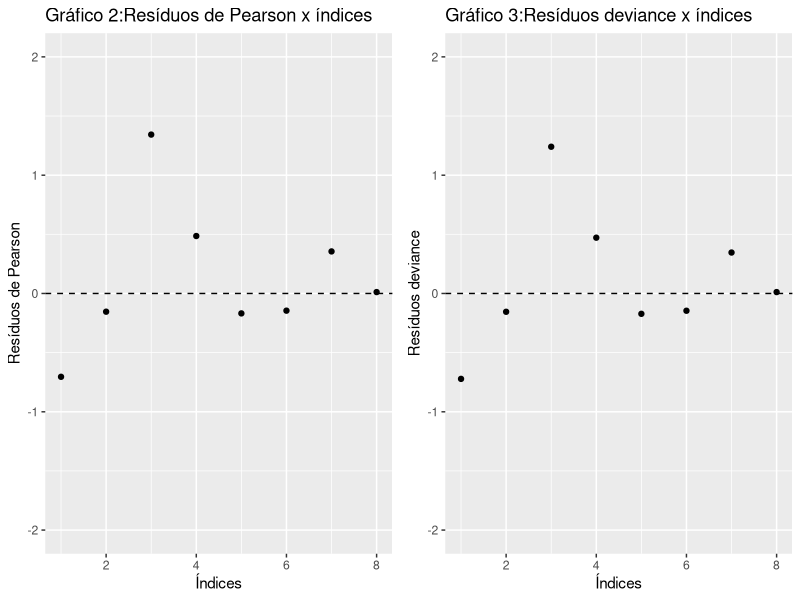

Reproduce this figure in R. (Note: this script raises an error after producing the figure.)
# Lista 4 - categorizados

library(ggplot2)
library(gridExtra)
library(Epi)
library(tidyr)

# dados
data <- read.table("ex1cap7.txt",header = T)

# preparação dos dados para curva ROC
a <- matrix(rep(c(1,0,0,0),rep(17,4)),17,4);b <- matrix(rep(c(0,0,0,0),rep(257,4)),257,4)
c <- matrix(rep(c(1,0,1,0),rep(15,4)),15,4);d <- matrix(rep(c(0,0,1,0),rep(107,4)),107,4)
e <- matrix(rep(c(1,0,0,1),rep(7,4)),7,4);f <- matrix(rep(c(0,0,0,1),rep(52,4)),52,4)
g <- matrix(rep(c(1,0,1,1),rep(5,4)),5,4);h <- matrix(rep(c(0,0,1,1),rep(27,4)),27,4)
i <- matrix(rep(c(1,1,0,0),rep(1,4)),1,4);j <- matrix(rep(c(0,1,0,0),rep(7,4)),7,4)
k <- matrix(rep(c(1,1,1,0),rep(9,4)),9,4);l <- matrix(rep(c(0,1,1,0),rep(30,4)),30,4)
m <- matrix(rep(c(1,1,0,1),rep(3,4)),3,4);n <- matrix(rep(c(0,1,0,1),rep(14,4)),14,4)
o <- matrix(rep(c(1,1,1,1),rep(14,4)),14,4);p <- matrix(rep(c(0,1,1,1),rep(44,4)),44,4)

dados <- as.data.frame(rbind(a,b,c,d,e,f,g,h,i,j,k,l,m,n,o,p))
names(dados) <- c("Y","cat","idade","ecg")

attach(data)

# item a

# Modelo saturado
ajust <- glm(as.matrix(data[,c(1,2)]) ~ cat+idade+ecg+cat*idade+cat*ecg+idade*ecg, family=binomial(link="logit"),data=data)
round(anova(ajust, test="Chisq"),3)

# AIC
glm(as.matrix(data[,c(1,2)]) ~1, family=binomial(link="logit"),data=data)$aic
glm(as.matrix(data[,c(1,2)]) ~ cat, family=binomial(link="logit"),data=data)$aic
glm(as.matrix(data[,c(1,2)]) ~ cat+idade, family=binomial(link="logit"),data=data)$aic
glm(as.matrix(data[,c(1,2)]) ~ cat+idade+ecg, family=binomial(link="logit"),data=data)$aic
glm(as.matrix(data[,c(1,2)]) ~ cat+idade+ecg+cat*idade, family=binomial(link="logit"),data=data)$aic
glm(as.matrix(data[,c(1,2)]) ~ cat+idade+ecg+cat*idade+cat*ecg, family=binomial(link="logit"),data=data)$aic
glm(as.matrix(data[,c(1,2)]) ~ cat+idade+ecg+cat*idade+cat*ecg+idade*ecg, family=binomial(link="logit"),data=data)$aic

# Modelo final
mod.final <- glm(as.matrix(data[,c(1,2)]) ~ cat+idade, family=binomial(link="logit"),data=data)
summary(mod.final)

# Análise de Resíduos
dev <- residuals(mod.final,type='deviance')
QL <- sum(dev^2)
p1 <- (1-pchisq(QL,5))
round(cbind(QL,p1),3)

# Pearson
rpears <- residuals(mod.final,type='pearson')
QP <- sum(rpears^2)
p2 <- (1-pchisq(QP,5))
round(cbind(QP,p2),3)

d1 <- data.frame(x=1:8,y=rpears)
d2 <- data.frame(x=1:8,y=dev)

plot1 <- d1 %>% ggplot(aes(y=rpears,x=1:8)) +
  geom_point() +
  scale_y_continuous(limits = c(-2,2)) +
  geom_hline(yintercept = 0,linetype = "dashed") +
  labs(x="Índices",
       y="Resíduos de Pearson",
       title="Gráfico 2:Resíduos de Pearson x índices")

plot2 <- d2 %>% ggplot(aes(y=dev,x=1:8)) +
  geom_point() +
  scale_y_continuous(limits = c(-2,2)) +
  geom_hline(yintercept = 0,linetype = "dashed") +
  labs(x="Índices",
       y="Resíduos deviance",
       title="Gráfico 3:Resíduos deviance x índices") 

grid.arrange(plot1, plot2, ncol=2)

# Envelope

envelope <- function(mod.final,link="logit"){
  X <- model.matrix(mod.final)
  k <- nrow(X)
  e <- matrix(0,k,100)
  tot <- numeric(k)
  w <- mod.final$weights
  W <- diag(w)
  H <- solve(t(X)%*%W%*%X)
  H <- sqrt(W)%*%X%*%H%*%t(X)%*%sqrt(W)
  h <- diag(H)
  td <- sort(resid(mod.final, type="deviance")/sqrt(1-h))

  for(i in 1:100){
    for(j in 1:k){
      dif <- runif(ntot[j]) - fitted(mod.final)[j]
      dif[dif>=0] <- 0
      dif[dif<0]  <- 1
      tot[j] <- sum(dif)}
    xmat <- cbind(tot,ntot-tot)
    fit <- glm(xmat ~ X, family=binomial(link=link))
    w <- fit$weights
    W <- diag(w)
    H <- solve(t(X)%*%W%*%X)
    H <- sqrt(W)%*%X%*%H%*%t(X)%*%sqrt(W)
    h <- diag(H)
    e[,i] <- sort(resid(fit, type="deviance")/sqrt(1-h))}

  e1 <- numeric(k)
  e2 <- numeric(k)

  for(i in 1:k){
    eo <- sort(e[i,])
    e1[i] <- (eo[2]+eo[3])/2
    e2[i] <- (eo[97]+eo[98])/2}

  med <- apply(e,1,mean)
  faixa <- range(td,e1,e2)
  
  qqn <- function(x){
    xo <- sort(x)                 # ordena a amostra
    n <- length(x)                # número de elementos
    i <- seq_along(x)             # índices posicionais
    pteo <- (i-0.5)/n             # probabilidades teóricas
    qnorm(pteo)                   # quantis teóricos sob a normal padrão
  }

  q.norm <- qqn(td)
  return(data.frame(td,e1,e2,med,q.norm))
}

ntot <- c(274,122,59,32,8,39,17,58) # replicas

d3 <- envelope(mod.final)

d3 %>% ggplot() +
  geom_ribbon(data = d3, aes(ymin=e1,ymax=e2,x=q.norm), fill="grey", alpha="0.5") +
  geom_point(aes(y = td,x=q.norm)) +
  geom_line(data = d3, aes(x = q.norm, y = med),linetype = "dashed") +
  geom_line(data = d3, aes(x = q.norm, y = e1)) +
  geom_line(data = d3, aes(x = q.norm, y = e2)) +
  labs(x = "Percentil da N(0,1)", 
       y = "Componente do Desvio",
       title = "Gráfico 3: QQ-Plot")

# Curva ROC
ROC(form=Y~cat+idade,plot="ROC",data=dados,main="Gráfico 4: Curva ROC")

# item b

# Modelos Saturados

# Probito
ajust2.tot <- glm(as.matrix(data[,c(1,2)]) ~ cat+idade+ecg+cat*idade+cat*ecg+idade*ecg, family=binomial(link="probit"),data=data)
round(anova(ajust2.tot, test="Chisq"),3)

# AIC
glm(as.matrix(data[,c(1,2)]) ~1, family=binomial(link="probit"),data=data)$aic
glm(as.matrix(data[,c(1,2)]) ~ cat, family=binomial(link="probit"),data=data)$aic
glm(as.matrix(data[,c(1,2)]) ~ cat+idade, family=binomial(link="probit"),data=data)$aic
glm(as.matrix(data[,c(1,2)]) ~ cat+idade+ecg, family=binomial(link="probit"),data=data)$aic
glm(as.matrix(data[,c(1,2)]) ~ cat+idade+ecg+cat*idade, family=binomial(link="probit"),data=data)$aic
glm(as.matrix(data[,c(1,2)]) ~ cat+idade+ecg+cat*idade+cat*ecg, family=binomial(link="probit"),data=data)$aic
glm(as.matrix(data[,c(1,2)]) ~ cat+idade+ecg+cat*idade+cat*ecg+idade*ecg, family=binomial(link="probit"),data=data)$aic

# Cauchy
ajust3.tot <- glm(as.matrix(data[,c(1,2)]) ~ cat+idade+ecg+cat*idade+cat*ecg+idade*ecg, family=binomial(link="cauchit"),data=data)
round(anova(ajust3.tot, test="Chisq"),3)

# AIC
glm(as.matrix(data[,c(1,2)]) ~1, family=binomial(link="cauchit"),data=data)$aic
glm(as.matrix(data[,c(1,2)]) ~ cat, family=binomial(link="cauchit"),data=data)$aic
glm(as.matrix(data[,c(1,2)]) ~ cat+idade, family=binomial(link="cauchit"),data=data)$aic
glm(as.matrix(data[,c(1,2)]) ~ cat+idade+ecg, family=binomial(link="cauchit"),data=data)$aic
glm(as.matrix(data[,c(1,2)]) ~ cat+idade+ecg+cat*idade, family=binomial(link="cauchit"),data=data)$aic
glm(as.matrix(data[,c(1,2)]) ~ cat+idade+ecg+cat*idade+cat*ecg, family=binomial(link="cauchit"),data=data)$aic
glm(as.matrix(data[,c(1,2)]) ~ cat+idade+ecg+cat*idade+cat*ecg+idade*ecg, family=binomial(link="cauchit"),data=data)$aic

# Clog-log
ajust4.tot <- glm(as.matrix(data[,c(1,2)]) ~ cat+idade+ecg+cat*idade+cat*ecg+idade*ecg, family=binomial(link="cloglog"),data=data)
round(anova(ajust4.tot, test="Chisq"),3)

# AIC
glm(as.matrix(data[,c(1,2)]) ~1, family=binomial(link="cloglog"),data=data)$aic
glm(as.matrix(data[,c(1,2)]) ~ cat, family=binomial(link="cloglog"),data=data)$aic
glm(as.matrix(data[,c(1,2)]) ~ cat+idade, family=binomial(link="cloglog"),data=data)$aic
glm(as.matrix(data[,c(1,2)]) ~ cat+idade+ecg, family=binomial(link="cloglog"),data=data)$aic
glm(as.matrix(data[,c(1,2)]) ~ cat+idade+ecg+cat*idade, family=binomial(link="cloglog"),data=data)$aic
glm(as.matrix(data[,c(1,2)]) ~ cat+idade+ecg+cat*idade+cat*ecg, family=binomial(link="cloglog"),data=data)$aic
glm(as.matrix(data[,c(1,2)]) ~ cat+idade+ecg+cat*idade+cat*ecg+idade*ecg, family=binomial(link="cloglog"),data=data)$aic

# Modelos Finais

ajust2 <- glm(as.matrix(data[,c(1,2)]) ~ cat+idade, family=binomial(link="probit"),data=data)
ajust3 <- glm(as.matrix(data[,c(1,2)]) ~ cat+idade, family=binomial(link="cauchit"),data=data)
ajust4 <- glm(as.matrix(data[,c(1,2)]) ~ cat+idade, family=binomial(link="cloglog"),data=data)

# Análise de Resíduos

# probito
dev2 <- residuals(ajust2,type='deviance')
QL2 <- sum(dev2^2)
p <- (1-pchisq(QL2,5))
round(cbind(QL2,p),3)
glm(as.matrix(data[,c(1,2)]) ~ cat+idade, family=binomial(link="probit"),data=data)$aic # AIC

# cauchy
dev3 <- residuals(ajust3,type='deviance')
QL3 <- sum(dev3^2)
p <- (1-pchisq(QL3,5))
round(cbind(QL3,p),3)
glm(as.matrix(data[,c(1,2)]) ~ cat+idade, family=binomial(link="cauchit"),data=data)$aic # AIC

# Clog-log
dev4 <- residuals(ajust4,type='deviance')
QL4 <- sum(dev4^2)
p <- (1-pchisq(QL4,5))
round(cbind(QL4,p),3)
glm(as.matrix(data[,c(1,2)]) ~ cat+idade, family=binomial(link="cloglog"),data=data)$aic # AIC

# Envelopes simulados
d4 <- envelope(ajust2,"probit")
d5 <- envelope(ajust3,"cauchit")
d6 <- envelope(ajust4,"cloglog")

plot1 <- d3 %>% ggplot() +
  geom_ribbon(data = d3, aes(ymin=e1,ymax=e2,x=q.norm), fill="grey", alpha="0.5") +
  geom_point(aes(y = td,x=q.norm)) +
  geom_line(data = d3, aes(x = q.norm, y = med),linetype = "dashed") +
  geom_line(data = d3, aes(x = q.norm, y = e1)) +
  geom_line(data = d3, aes(x = q.norm, y = e2)) +
  labs(x = "Percentil da N(0,1)", 
       y = "Componente do Desvio",
       title = "QQ-Plot: ligação Logito")

plot2 <- d4 %>% ggplot() +
  geom_ribbon(data = d3, aes(ymin=e1,ymax=e2,x=q.norm), fill="grey", alpha="0.5") +
  geom_point(aes(y = td,x=q.norm)) +
  geom_line(data = d3, aes(x = q.norm, y = med),linetype = "dashed") +
  geom_line(data = d3, aes(x = q.norm, y = e1)) +
  geom_line(data = d3, aes(x = q.norm, y = e2)) +
  labs(x = "Percentil da N(0,1)", 
       y = "Componente do Desvio",
       title = "QQ-Plot: ligação Probito")

plot3 <- d5 %>% ggplot() +
  geom_ribbon(data = d3, aes(ymin=e1,ymax=e2,x=q.norm), fill="grey", alpha="0.5") +
  geom_point(aes(y = td,x=q.norm)) +
  geom_line(data = d3, aes(x = q.norm, y = med),linetype = "dashed") +
  geom_line(data = d3, aes(x = q.norm, y = e1)) +
  geom_line(data = d3, aes(x = q.norm, y = e2)) +
  labs(x = "Percentil da N(0,1)", 
       y = "Componente do Desvio",
       title = "QQ-Plot: ligação Cauchy")

plot4 <- d5 %>% ggplot() +
  geom_ribbon(data = d3, aes(ymin=e1,ymax=e2,x=q.norm), fill="grey", alpha="0.5") +
  geom_point(aes(y = td,x=q.norm)) +
  geom_line(data = d3, aes(x = q.norm, y = med),linetype = "dashed") +
  geom_line(data = d3, aes(x = q.norm, y = e1)) +
  geom_line(data = d3, aes(x = q.norm, y = e2)) +
  labs(x = "Percentil da N(0,1)", 
       y = "Componente do Desvio",
       title = "QQ-Plot: ligação Clog-log")

grid.arrange(plot1, plot2, plot3, plot4, ncol=2)

detach(data)

# Exercício 3

x1 <- rep(0:5,13)
x2 <- rep(3:15,rep(6,13))
p.chapeu <- 1/(1+ exp(-(2.211 + 2.607*x1 - 0.52*x2)))
junto <- cbind(x1,x2,p.chapeu)
dados <- as.data.frame(junto)
ordem <- dados[order(dados$p.chapeu, dados$x1, dados$x2, decreasing=c(T,F,F)),]
rownames(ordem) <- NULL
